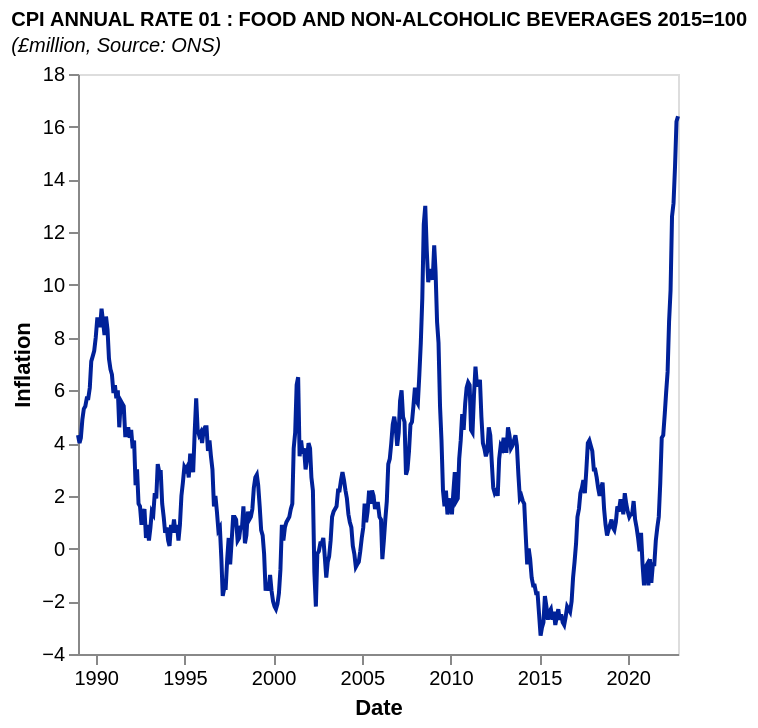

Vega-Lite specification for this chart:
### Vega-Lite specification from a JSON file in a GitHub repository (floating-point values rounded to 4 significant figures; data arrays with more than 128 entries replaced by an {"elided": "..."} marker saying what was removed)
{"$schema": "https://vega.github.io/schema/vega-lite/v5.json", "data": {"values": {"elided": "407 records"}, "format": {"parse": {"date": "date"}}}, "title": {"text": "CPI ANNUAL RATE 01 : FOOD AND NON-ALCOHOLIC BEVERAGES 2015=100", "fontSize": 10, "subtitle": "(£million, Source: ONS)", "subtitleFontStyle": "italic", "subtitleFontSize": 10, "anchor": "start", "color": "black"}, "width": 300, "height": 290, "mark": {"type": "line", "color": "#002199"}, "encoding": {"x": {"field": "date", "type": "temporal", "axis": {"grid": false}, "title": "Date"}, "y": {"field": "value", "type": "quantitative", "axis": {"grid": false}, "title": "Inflation"}}, "config": {}}
